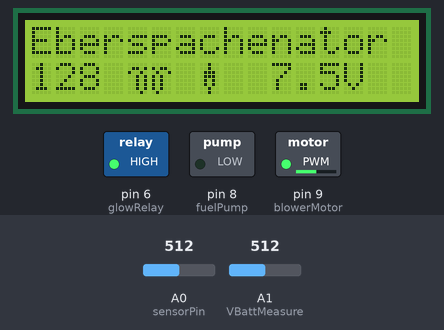
Recording of a sketch running on a simulated Arduino Uno, built with avr-gcc and run on an emulated ATmega328P. Shown: 16×2 character LCD, switched loads named in the sketch (green lamp = pin HIGH). The test bench sets the inputs (shaded band); at power-on: A0 (sensorPin) = 512, A1 (VBattMeasure) = 512.

Above: at 1.25 s.
1.3 s: A0 (sensorPin) set to 1023
At 1.43 s:
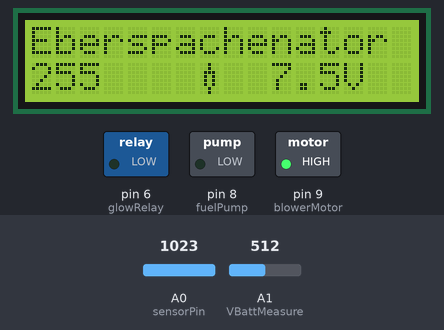
2.9 s: A0 (sensorPin) set to 511
At 2.99 s:
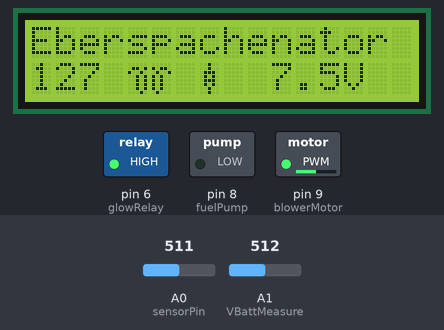
4.6 s: A0 (sensorPin) set to 716
At 4.75 s:
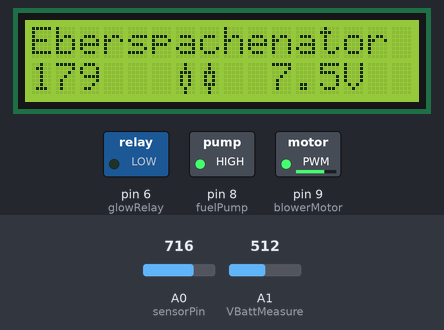
6.3 s: A0 (sensorPin) set to 306
At 6.45 s:
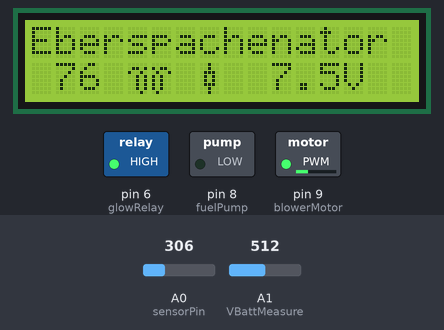
9.3 s: A0 (sensorPin) set to 122
At 9.35 s:
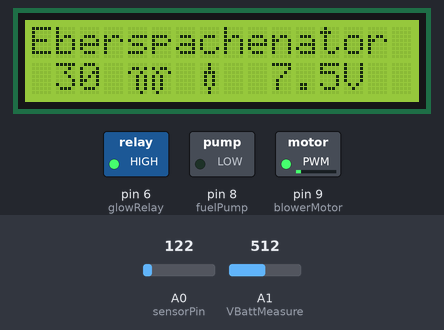
11.0 s: A1 (VBattMeasure) set to 716
At 12.11 s:
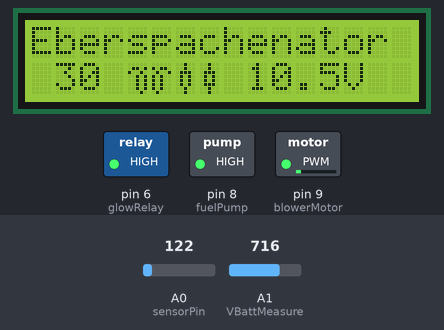
Timing chart, 0 to 14.0 s (numbered marks = the images above; inputs shaded):
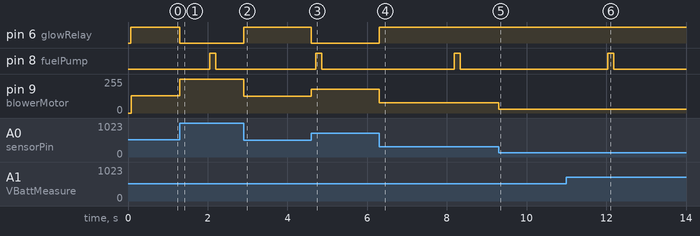

Measured:
- after the input at 1.3 s, pin 6 (glowRelay): HIGH → LOW at once; pin 8 (fuelPump): LOW → HIGH after 0.75 s, → LOW 0.15 s later; pin 9 (blowerMotor): 128/255 → 255/255 at once; the display: first changes at once (image 1 shows a later state)
- after the input at 2.9 s, pin 6 (glowRelay): LOW → HIGH at once; pin 8 (fuelPump): stays LOW (without the input it goes to HIGH after 1.2 s); pin 9 (blowerMotor): 255/255 → 127/255 at once; the display: first changes at once (image 2 shows a later state)
- after the input at 4.6 s, pin 6 (glowRelay): HIGH → LOW at once; pin 9 (blowerMotor): 127/255 → 179/255 at once; the display: first changes at once (image 3 shows a later state)
- after the input at 6.3 s, pin 6 (glowRelay): LOW → HIGH at once; pin 9 (blowerMotor): 179/255 → 76/255 at once; the display: first changes at once (image 4 shows a later state)
- after the input at 9.3 s, pin 9 (blowerMotor): 76/255 → 30/255 at once

The sketch:

FuntionTestFirmware.ino
```cpp
/*
  Here used to test heater display
*/


#include <LiquidCrystal.h>

// ----------------- Heater -----------------

int sensorPin = A0;    // select the input pin for the potentiometer
int VBattMeasure = A1;  //input measures 1/3 of the battery voltage

const int glowRelay = 6;
const int fuelPump = 8;
const int blowerMotor = 9;
const int displayBacklight = 10;

unsigned long previousMillis = 0;
unsigned long previousPumpMillis = 0;

int pumpRate = 0;

const int pumpPulseTime = 150;
const int lowFuelRate = 600;
const int mediumFuelRate = 400;
const int highFuelRate = 250;

// ----------------- LCD -----------------
LiquidCrystal lcd(13, 12, A2, A3, A4, A5);

byte glowLeft[8] = {
  0, 13, 18, 5, 5, 5, 5, 2
};

byte glowRight[8] = {
  0, 22, 9, 20, 20, 20, 20, 8
};

/*
  byte fuelPump[8] = {
  28, 16, 24, 23, 21, 6, 4, 4
  };
*/

byte aniPump1[8] = {
  4, 4, 14, 10, 10, 10, 4, 4
};
byte aniPump2[8] = {
  4, 4, 14, 14, 10, 10, 4, 4
};
byte aniPump3[8] = {
  4, 4, 14, 10, 14, 10, 4, 4
};
byte aniPump4[8] = {
  4, 4, 14, 10, 10, 14, 4, 4
};

byte aniFan1[8] = {
  0, 0, 6, 6, 4, 12, 12, 0
};
byte aniFan2[8] = {
  0, 0, 24, 8, 4, 2, 3, 0
};
byte aniFan3[8] = {
  0, 0, 0, 24, 31, 3, 0, 0
};
byte aniFan4[8] = {
  0, 0, 1, 3, 4, 24, 16, 0
};

unsigned long previousLCDMillis = 0;
const long interval = 70;
int aniState = 3;

char ADC_Str[4];
char Vbatt_Str[6];


void setup() {
  pinMode(glowRelay, OUTPUT);
  pinMode(fuelPump, OUTPUT);
  pinMode(blowerMotor, OUTPUT);

  // set up the LCD's number of columns and rows:
  lcd.begin(16, 2);

  lcd.createChar(0, glowLeft);
  lcd.createChar(1, glowRight);

  //lcd.createChar(2, fuelPump);

  lcd.createChar(3, aniPump1);
  lcd.createChar(4, aniPump2);
  lcd.createChar(5, aniPump3);
  lcd.createChar(6, aniPump4);

  //lcd.createChar(7, aniFan1);
  //lcd.createChar(8, aniFan2);
  //lcd.createChar(9, aniFan3);
  //lcd.createChar(10, aniFan4);
  lcd.clear();
  lcd.print("Eberspachenator");

}

void loop() {
  lcd.setCursor(0, 1);

  int ADC0 = analogRead(sensorPin);

  memset(ADC_Str, 0, 4);
  sprintf(ADC_Str, "%3d", (ADC0 / 4));

  lcd.print(ADC_Str);

  //for (int thisChar = 0; thisChar < 4; thisChar++) {
  //  lcd.print(ADC_Str[thisChar]);
  // }

  //lcd.write(byte(2));
  //lcd.write(byte(3));
  //lcd.write(byte(4));
  //lcd.write(byte(5));
  //lcd.write(byte(6));

  unsigned long currentMillis = millis();

  if (currentMillis - previousLCDMillis >= interval) {

    previousLCDMillis = currentMillis;

    if (aniState < 6) {
      aniState += 1;
    } else {
      aniState = 3;
    }

    lcd.setCursor(7, 1);
    lcd.write(byte(aniState));
    //lcd.write(byte(aniState+4));

  }
  //print the battery voltage
  float Vbatt = analogRead(VBattMeasure) * 0.0146627;
  lcd.setCursor(9, 1);
  dtostrf(Vbatt, 4, 1, Vbatt_Str);
  lcd.print(Vbatt_Str);
  lcd.print("V");

  pumpRate = 4092 - (ADC0 * 2);

  if (pumpRate > 3000) {
    digitalWrite(glowRelay, HIGH);
    digitalWrite(displayBacklight,LOW);
    lcd.setCursor(4, 1);
    lcd.write(byte(0));
    lcd.write(byte(1));
  }
  else if (pumpRate < 2900)
  {
    digitalWrite(glowRelay, LOW);
    digitalWrite(displayBacklight,HIGH);
    lcd.setCursor(4, 1);
    lcd.print("  ");
  }

  analogWrite(blowerMotor, (ADC0 / 4));
  pump();


}


void pump() { //based on the setting of the pump, adjust the time between pulses, pulse time is 100ms

  unsigned long currentMillis = millis();

  if (currentMillis - previousPumpMillis >= pumpPulseTime) {
    digitalWrite(fuelPump, LOW);
    lcd.setCursor(6, 1);
    lcd.print(" ");
  }

  if (currentMillis - previousPumpMillis >= pumpRate) {
    previousPumpMillis = currentMillis;
    digitalWrite(fuelPump, HIGH);
    lcd.setCursor(6, 1);
    lcd.write(byte(3));
  }

}
```
